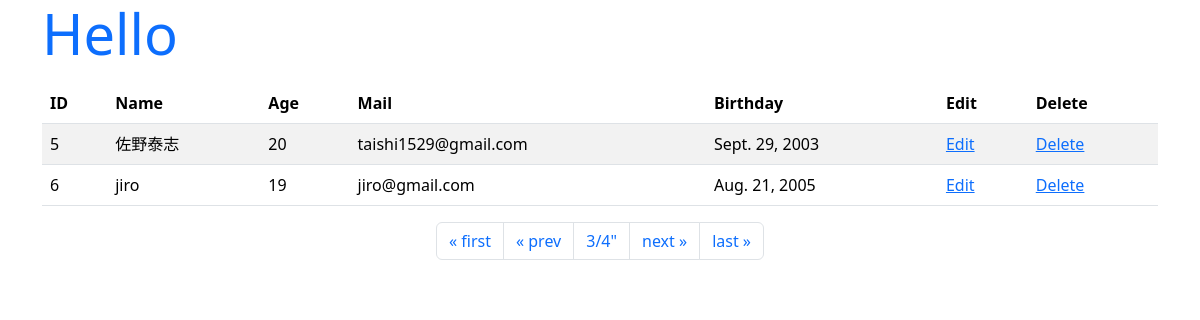
Page /hello/3 on the earlier database version.
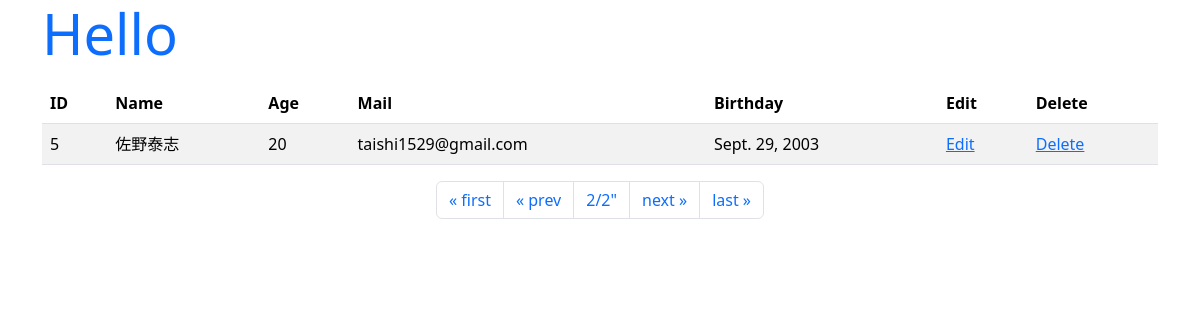
Same page on the later database version.
### hello/models.py (models this page shows)
class Friend(models.Model):
    name = models.CharField(max_length=100)
    mail = models.EmailField(max_length=200)
    gender = models.BooleanField()
    age = models.IntegerField(default=0)
    birthday = models.DateField()

### hello/views.py (the view)
# urls.py: path('', views.index, name='index'),
def index(request, num=1):
    data = Friend.objects.all()
    page = Paginator(data, 2)
    params = {
        'title':'Hello',
        'message':'',
        'data': page.get_page(num),
    }
    return render(request, 'hello/index.html', params)

### hello/templates/hello/index.html (shortened to what this page needs)
{% load static %}
<!DOCTYPE html>
<html lang="ja">
  <head>
    <link
      href="https://cdn.jsdelivr.net/npm/bootstrap/dist/css/bootstrap.css"
      rel="stylesheet"
    />
  </head>
  <body class="container">
    <h1 class="display-4 text-primary">{{ title }}</h1>
    <table class="table table-striped">
      <thead>
        <tr>
          <th>ID</th>
          <th>Name</th>
          <th>Age</th>
          <th>Mail</th>
          <th>Birthday</th>
          <th>Edit</th>
          <th>Delete</th>
        </tr>
      </thead>
      <tbody>
        {% for item in data %}
        <tr>
          <td>{{ item.id }}</td>
          <td>{{ item.name }}</td>
          <td>{{ item.age }}</td>
          <td>{{ item.mail }}</td>
          <td>{{ item.birthday }}</td>
          <td><a href="{% url 'edit' item.id %}">Edit</a></td>
          <td><a href="{% url 'delete' item.id %}">Delete</a></td>
        </tr>
        {% endfor %}
      </tbody>
    </table>
    <ul class="pagination justify-content-center">
      {% if data.has_previous %}
      <li class="page-item">
        <a class="page-link" href="{% url 'index' %}">&laquo; first</a>
      </li>
      <li class="page-item">
        <a
          class="page-link"
          href="{% url 'index' %}{{ data.previous_page_number }}"
          >&laquo; prev</a
        >
      </li>
      {% endif %}
      <li class="page-item">
        <a class="page-link">
          {{data.number}}/{{ data.paginator.num_pages }}"</a>
      </li>
      {% if data.has_next %}
      <li class="page-item">
        <a class="page-link" href="{% url "index" %}{{data.next_page_number}}">
            next &raquo;</a>
      </li>
      <li class="page-item">
        <a class="page-link" href="{% url "index" %}{{data.paginator.num_pages}}">
            last &raquo;</a>
      </li>
      {% else %}
      <li class="page-item">
        <a class="page-link">next &raquo;</a>
      </li>
      <li class="page-item">
        <a class="page-link">last &raquo;</a>
      </li>
      {% endif %}
    </ul>
  </body>
</html>

Differences in the rows shown:
removed Friend: id "6", name "jiro", age "19", mail "jiro@gmail.com", birthday "Aug. 21, 2005"
Other differences:
{{ data.number }}: "3" → "2"
{{ data.paginator.num_pages }}: "4" → "2"
